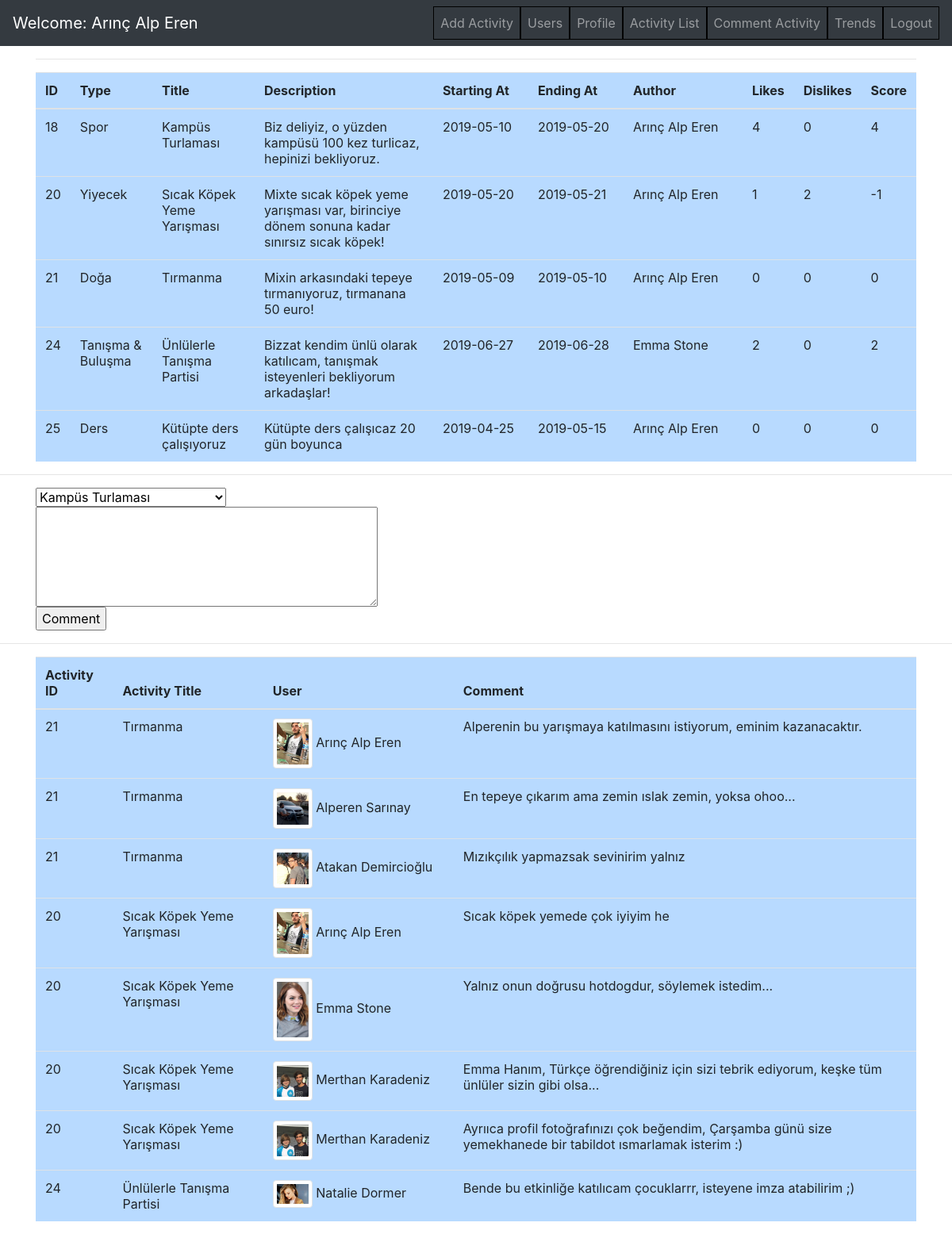
The app's page /project/VoteActivity.php (signed in) with its own data.
### tables this page shows
CREATE TABLE `activity` (
  `ID` int(11) NOT NULL,
  `Type` varchar(255) NOT NULL,
  `Title` varchar(255) NOT NULL,
  `Description` varchar(500) NOT NULL,
  `Start` date NOT NULL,
  `End` date NOT NULL,
  `Activity_By` varchar(255) NOT NULL,
  `Likes` int(11) NOT NULL,
  `Dislikes` int(11) NOT NULL,
  `Score` int(11) NOT NULL
);

CREATE TABLE `users` (
  `ID` int(11) NOT NULL,
  `Firstname` varchar(255) NOT NULL,
  `Surname` varchar(255) NOT NULL,
  `Username` varchar(255) NOT NULL,
  `Email` varchar(255) NOT NULL,
  `Birthdate` date NOT NULL,
  `Department` varchar(255) NOT NULL,
  `Password` varchar(255) NOT NULL,
  `Photo` varchar(255) NOT NULL,
  `Admin` int(11) NOT NULL
);

CREATE TABLE `comment` (
  `ID` int(11) NOT NULL,
  `Activity_Title` varchar(255) NOT NULL,
  `Username` varchar(250) NOT NULL,
  `Comment_Text` varchar(255) NOT NULL,
  `User_ID` int(11) NOT NULL,
  `Photo` varchar(255) NOT NULL
);

### project/VoteActivity.php (the view, shortened to what this page needs)
<?php
	include_once ("DbConnection.php");
	$Firstname=$_SESSION['loggeduser_firstname'];
	$Surname=$_SESSION['loggeduser_surname'];
    $Admin = $_SESSION['loggeduser_admin'];
?>
<head>
    <link rel="stylesheet" href="https://cdnjs.cloudflare.com/ajax/libs/twitter-bootstrap/4.0.0/css/bootstrap.min.css">
</head>
<body>
<nav class="navbar navbar-dark bg-dark navbar-expand-lg">
    <a class="navbar-brand" href="http://localhost:8080/project/Home.php">
        <?php
            echo 'Welcome: '.$Firstname.' '.$Surname;
        ?>
    </a>
    <div class="collapse navbar-collapse" id="navbarSupportedContent">
        <ul class="nav navbar-nav ml-auto">
            <?php
				if($Admin==1)
				{
					echo'
							<li class="nav-item"><a class="nav-link" href="http://localhost:8080/project/AddActivity.php">Add Activity</a></li>
							<li class="nav-item"><a class="nav-link" href="http://localhost:8080/project/ListAllUsers.php">Users</a></li>
						';
				}
				echo'
						<li class="nav-item"><a class="nav-link" href="http://localhost:8080/project/Profile.php">Profile</a></li>
                        <li class="nav-item"><a class="nav-link" href="http://localhost:8080/project/ActivityList.php">Activity List</a></li>
                        <li class="nav-item"><a class="nav-link" href="http://localhost:8080/project/VoteActivity.php">Comment Activity</a></li>
						<li class="nav-item"><a class="nav-link" href="http://localhost:8080/project/Trending.php">Trends</a></li>
						<li class="nav-item"><a class="nav-link" href="http://localhost:8080/project/Logout.php">Logout</a></li>
					';
            ?>
        </ul>
    </div>
</nav>
<div class="container">
            <table class="table table-primary">
                <thead>
                <tr>
                    <th>ID</th>
                    <th>Type</th>
                    <th>Title</th>
                    <th>Description</th>
                    <th>Starting At</th>
                    <th>Ending At</th>
                    <th>Author</th>
                    <th>Likes</th>
                    <th>Dislikes</th>
                    <th>Score</th>
                </tr>
                </thead>
                <tbody>
                <?php
					$select="SELECT * FROM activity";
                    $query=mysqli_query($DB_Connection,$select);
					echo "<hr><tr>";
					while($result=mysqli_fetch_array($query,MYSQLI_NUM))
					{
                        $select1 = "SELECT Firstname , Surname FROM users WHERE ID =".$result[6].";";
                        $query2 = mysqli_query($DB_Connection,$select1);
                        $rowrow = mysqli_fetch_array($query2,MYSQLI_NUM);
                        $Author = $rowrow[0].' '.$rowrow[1];
						echo"
							<tr>
							<td>".$result[0]."</td>
							<td>".$result[1]."</td>
							<td>".$result[2]."</td>
                            <td>".$result[3]."</td>
                            <td width=120>".$result[4]."</td>
							<td width=120>".$result[5]."</td>
							<td width=150>".$Author."</td>
                            <td>".$result[7]."</td>
                            <td>".$result[8]."</td>
                            <td>".$result[9]."</td>
							</tr>
                            ";
                    }
                ?>
                </tbody>
            </table>
        </div><hr>
    <div class="container">
    <?php
        $query = mysqli_query($DB_Connection,"SELECT Title FROM activity");
        echo '<form method="post">';
        echo '<select name="dropdown">';
        while ($result=mysqli_fetch_array($query,MYSQLI_NUM)){
            $string = str_replace(' ', '_', $result[0]);
            echo '<option value='.$string.'>'.$result[0].'</option>';
        }
        echo '</select><br>';
        echo '<textarea name="lblComment" cols="40" rows="5"></textarea><br>';
        echo '<input type="submit" name="ddlActivity" value="Comment"/>';
        echo '</form>';
    ?>
    </div>
    <hr>
    <div class="container">
        <table class="table table-primary">
                <thead>
                <tr>
                    <th>Activity ID</th>
                    <th>Activity Title</th>
                    <th>User</th>
                    <th>Comment</th>
                </tr>
                </thead>
                <tbody>
                <?php
					$select="SELECT * FROM comment";
                    $query=mysqli_query($DB_Connection,$select);
					echo "<tr>";
					while($result=mysqli_fetch_array($query,MYSQLI_NUM))
					{
                        $photouserid = $result[4];
                        $link = "OtherUserPage.php?user_id=".$photouserid;
                        $select2 = "SELECT ID FROM activity WHERE Title='".$result[1]."';";
                        $query2 = mysqli_query($DB_Connection,$select2);
                        $rowrowrow = mysqli_fetch_array($query2,MYSQLI_NUM);
                        $activitycommentid = $rowrowrow[0];
                        echo
                            "
                            <tr>
                            <td>".$activitycommentid."</td>
							<td>".$result[1]."</td>
                            <td width=240><a href=".$link.">
                                    <img src='".$result[5]."' class='img-thumbnail' alt='PP' width=50 height=50/></a>&nbsp".$result[2]."</td>
                            <td>".$result[3]."</td>
							</tr>
                            ";
                    }
                ?>
                </tbody>
            </table>
        </div>
    </body>
</html>

### project/VoteActivity.php (style rules this page uses)
li { list-style-position:inside; border: 1px solid black; }

### records on screen
activity: ID "18", Type "Spor", Title "Kampüs Turlaması", Description "Biz deliyiz, o yüzden kampüsü 100 kez turlicaz, hepinizi bekliyoruz.", Start "2019-05-10", End "2019-05-20", users.Firstname+Surname "Arınç Alp Eren", Likes "4", Dislikes "0", Score "4"
activity: ID "20", Type "Yiyecek", Title "Sıcak Köpek Yeme Yarışması", Description "Mixte sıcak köpek yeme yarışması var, birinciye dönem sonuna kadar sınırsız sıcak köpek!", Start "2019-05-20", End "2019-05-21", users.Firstname+Surname "Arınç Alp Eren", Likes "1", Dislikes "2", Score "-1"
activity: ID "21", Type "Doğa", Title "Tırmanma", Description "Mixin arkasındaki tepeye tırmanıyoruz, tırmanana 50 euro!", Start "2019-05-09", End "2019-05-10", users.Firstname+Surname "Arınç Alp Eren", Likes "0", Dislikes "0", Score "0"
activity: ID "24", Type "Tanışma & Buluşma", Title "Ünlülerle Tanışma Partisi", Description "Bizzat kendim ünlü olarak katılıcam, tanışmak isteyenleri bekliyorum arkadaşlar!", Start "2019-06-27", End "2019-06-28", users.Firstname+Surname "Emma Stone", Likes "2", Dislikes "0", Score "2"
activity: ID "25", Type "Ders", Title "Kütüpte ders çalışıyoruz", Description "Kütüpte ders çalışıcaz 20 gün boyunca", Start "2019-04-25", End "2019-05-15", users.Firstname+Surname "Arınç Alp Eren", Likes "0", Dislikes "0", Score "0"
comment: activity.ID "21", Activity_Title "Tırmanma", Photo (picture), Username "Arınç Alp Eren", Comment_Text "Alperenin bu yarışmaya katılmasını istiyorum, eminim kazanacaktır."
comment: activity.ID "21", Activity_Title "Tırmanma", Photo (picture), Username "Alperen Sarınay", Comment_Text "En tepeye çıkarım ama zemin ıslak zemin, yoksa ohoo..."
comment: activity.ID "21", Activity_Title "Tırmanma", Photo (picture), Username "Atakan Demircioğlu", Comment_Text "Mızıkçılık yapmazsak sevinirim yalnız"
comment: activity.ID "20", Activity_Title "Sıcak Köpek Yeme Yarışması", Photo (picture), Username "Arınç Alp Eren", Comment_Text "Sıcak köpek yemede çok iyiyim he"
comment: activity.ID "20", Activity_Title "Sıcak Köpek Yeme Yarışması", Photo (picture), Username "Emma Stone", Comment_Text "Yalnız onun doğrusu hotdogdur, söylemek istedim..."
comment: activity.ID "20", Activity_Title "Sıcak Köpek Yeme Yarışması", Photo (picture), Username "Merthan Karadeniz", Comment_Text "Emma Hanım, Türkçe öğrendiğiniz için sizi tebrik ediyorum, keşke tüm ünlüler sizin gibi olsa..."
comment: activity.ID "20", Activity_Title "Sıcak Köpek Yeme Yarışması", Photo (picture), Username "Merthan Karadeniz", Comment_Text "Ayrııca profil fotoğrafınızı çok beğendim, Çarşamba günü size yemekhanede bir tabildot ısmarlamak isterim :)"
comment: activity.ID "24", Activity_Title "Ünlülerle Tanışma Partisi", Photo (picture), Username "Natalie Dormer", Comment_Text "Bende bu etkinliğe katılıcam çocuklarrr, isteyene imza atabilirim ;)"

### other values on screen
$Firstname "Arınç Alp"
$Surname "Eren"
form field dropdown "Kampüs Turlaması"
